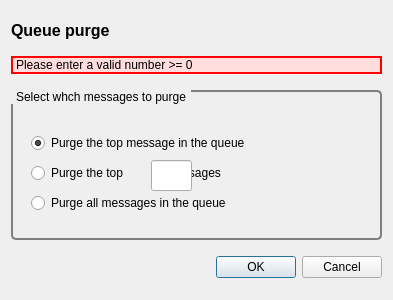
<?xml version="1.0" encoding="UTF-8"?>
<ui version="4.0">
 <class>DialogPurge</class>
 <widget class="QDialog" name="DialogPurge">
  <property name="geometry">
   <rect>
    <x>0</x>
    <y>0</y>
    <width>393</width>
    <height>300</height>
   </rect>
  </property>
  <property name="windowTitle">
   <string>Purge messages</string>
  </property>
  <layout class="QVBoxLayout" name="verticalLayout">
   <item>
    <widget class="QLabel" name="label_queuename">
     <property name="sizePolicy">
      <sizepolicy hsizetype="Preferred" vsizetype="Fixed">
       <horstretch>0</horstretch>
       <verstretch>0</verstretch>
      </sizepolicy>
     </property>
     <property name="font">
      <font>
       <pointsize>12</pointsize>
       <weight>75</weight>
       <bold>true</bold>
      </font>
     </property>
     <property name="text">
      <string>Queue purge</string>
     </property>
     <property name="scaledContents">
      <bool>false</bool>
     </property>
     <property name="indent">
      <number>0</number>
     </property>
    </widget>
   </item>
   <item>
    <widget class="QLabel" name="label_error">
     <property name="enabled">
      <bool>false</bool>
     </property>
     <property name="sizePolicy">
      <sizepolicy hsizetype="Preferred" vsizetype="Fixed">
       <horstretch>0</horstretch>
       <verstretch>0</verstretch>
      </sizepolicy>
     </property>
     <property name="styleSheet">
      <string notr="true">border-radius: 10px;
border: 2px solid red;
padding:   0.5em;
color: black;
background-color: #ffdddd;</string>
     </property>
     <property name="text">
      <string>Please enter a valid number &gt;= 0</string>
     </property>
    </widget>
   </item>
   <item>
    <widget class="QGroupBox" name="_count">
     <property name="sizePolicy">
      <sizepolicy hsizetype="Preferred" vsizetype="Fixed">
       <horstretch>0</horstretch>
       <verstretch>0</verstretch>
      </sizepolicy>
     </property>
     <property name="minimumSize">
      <size>
       <width>0</width>
       <height>150</height>
      </size>
     </property>
     <property name="styleSheet">
      <string notr="true">QGroupBox {
     border: 2px solid gray;
     border-radius: 5px;
     margin-top: 1ex; /* leave space at the top for the title */
 }

 QGroupBox::title {
     subcontrol-origin: margin;
     subcontrol-position: top left; /* position at the top center */
     padding: 0 3px;
	left: 1em;
 }</string>
     </property>
     <property name="title">
      <string>Select whch messages to purge</string>
     </property>
     <property name="flat">
      <bool>false</bool>
     </property>
     <property name="checkable">
      <bool>false</bool>
     </property>
     <widget class="QRadioButton" name="radioButton_top">
      <property name="geometry">
       <rect>
        <x>20</x>
        <y>40</y>
        <width>271</width>
        <height>26</height>
       </rect>
      </property>
      <property name="text">
       <string>Purge the top message in the queue</string>
      </property>
      <property name="checked">
       <bool>true</bool>
      </property>
     </widget>
     <widget class="QRadioButton" name="radioButton_number">
      <property name="geometry">
       <rect>
        <x>20</x>
        <y>70</y>
        <width>271</width>
        <height>26</height>
       </rect>
      </property>
      <property name="text">
       <string>Purge the top             messages</string>
      </property>
     </widget>
     <widget class="QLineEdit" name="lineEdit">
      <property name="geometry">
       <rect>
        <x>140</x>
        <y>70</y>
        <width>41</width>
        <height>31</height>
       </rect>
      </property>
     </widget>
     <widget class="QRadioButton" name="radioButton_all">
      <property name="geometry">
       <rect>
        <x>20</x>
        <y>100</y>
        <width>321</width>
        <height>26</height>
       </rect>
      </property>
      <property name="text">
       <string>Purge all messages in the queue</string>
      </property>
      <property name="checked">
       <bool>false</bool>
      </property>
     </widget>
    </widget>
   </item>
   <item>
    <widget class="QDialogButtonBox" name="buttonBox">
     <property name="orientation">
      <enum>Qt::Horizontal</enum>
     </property>
     <property name="standardButtons">
      <set>QDialogButtonBox::Cancel|QDialogButtonBox::Ok</set>
     </property>
    </widget>
   </item>
  </layout>
 </widget>
 <resources/>
 <connections>
  <connection>
   <sender>buttonBox</sender>
   <signal>accepted()</signal>
   <receiver>DialogPurge</receiver>
   <slot>accept()</slot>
   <hints>
    <hint type="sourcelabel">
     <x>248</x>
     <y>254</y>
    </hint>
    <hint type="destinationlabel">
     <x>157</x>
     <y>274</y>
    </hint>
   </hints>
  </connection>
  <connection>
   <sender>buttonBox</sender>
   <signal>rejected()</signal>
   <receiver>DialogPurge</receiver>
   <slot>reject()</slot>
   <hints>
    <hint type="sourcelabel">
     <x>316</x>
     <y>260</y>
    </hint>
    <hint type="destinationlabel">
     <x>286</x>
     <y>274</y>
    </hint>
   </hints>
  </connection>
  <connection>
   <sender>lineEdit</sender>
   <signal>textChanged(QString)</signal>
   <receiver>radioButton_number</receiver>
   <slot>click()</slot>
   <hints>
    <hint type="sourcelabel">
     <x>169</x>
     <y>211</y>
    </hint>
    <hint type="destinationlabel">
     <x>164</x>
     <y>208</y>
    </hint>
   </hints>
  </connection>
 </connections>
</ui>
